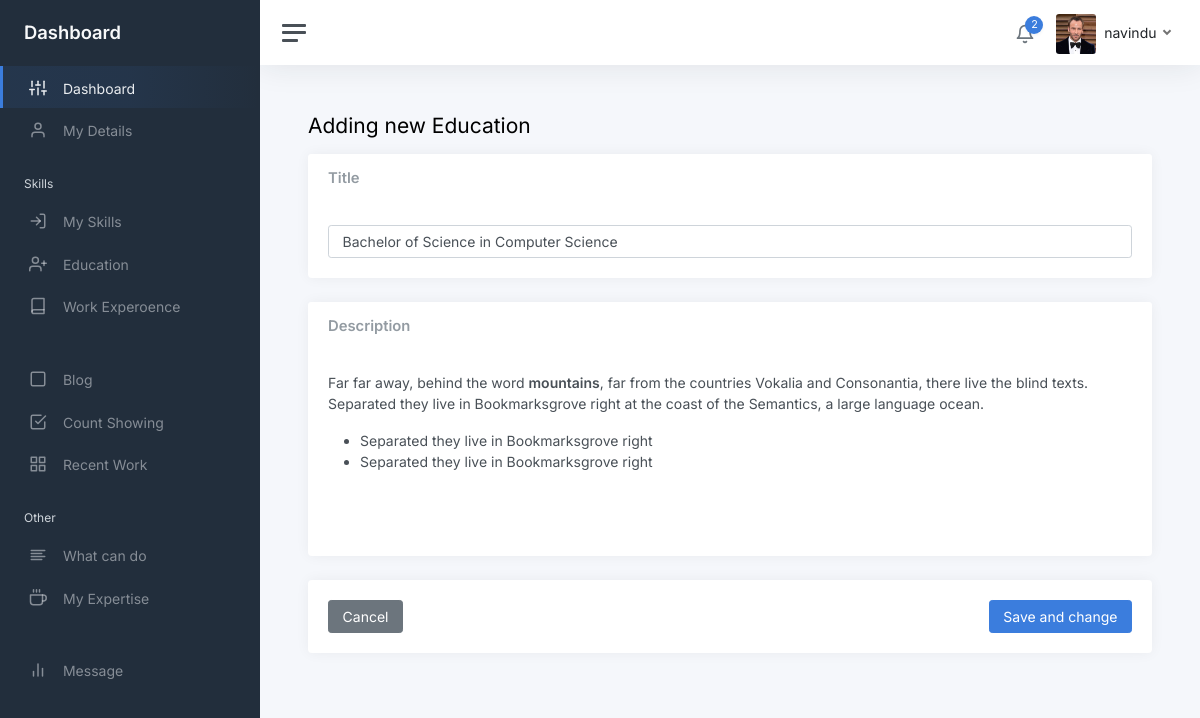
The page /admin2/static/editEducation.php?id=1 on the database its author committed.
### tables this page shows
CREATE TABLE `Detila` (
  `Id` int(11) NOT NULL,
  `Name` text DEFAULT NULL,
  `Role` text DEFAULT NULL,
  `AboutMe` text DEFAULT NULL,
  `Country` text DEFAULT NULL,
  `Profile_Pic` text DEFAULT NULL,
  `Bg_picture1` text DEFAULT NULL,
  `Bg_picture2` text DEFAULT NULL,
  `Skill_desc` text DEFAULT NULL,
  `email` varchar(255) DEFAULT NULL,
  `address` varchar(255) DEFAULT NULL,
  `telephone` varchar(20) DEFAULT NULL,
  `Cv` text DEFAULT NULL,
  `hirebanner` int(11) DEFAULT NULL
);

CREATE TABLE `Education` (
  `Id` int(11) NOT NULL,
  `Title` text DEFAULT NULL,
  `descriptions` text DEFAULT NULL
);

### admin2/static/editEducation.php (the view, shortened to what this page needs)
<?php
    require_once '../../connection.php';
    require_once './header.php';
    $id = $_GET['id'];
?>
        <link rel="stylesheet" href="css/mydetails.css">
        <link href="https://cdn.quilljs.com/1.3.6/quill.snow.css" rel="stylesheet">
            <main class="content">
				<div class="container-fluid p-0">
					<div class="mb-3">
						<h1 class="h3 d-inline align-middle">Adding new Education</h1>
					</div>
                    <?php
                            $sql1 = "SELECT * FROM Education WHERE Id ='$id'";
                            $result1 = $conn->query($sql1);
                            while($row1= $result1->fetch_assoc()) {
                    ?>
					<div class="row">
						<div class="col-12">
							<div class="card">
								<div class="card-header">
									<h5 class="card-title mb-0">Title</h5>
								</div>
								<div class="card-body">
									<input type="text" class="form-control" id="Name" placeholder="Enter Title" value="<?php echo $row1['Title'] ?>">
								</div>
							</div>
                            <div class="card">
								<div class="card-header">
									<h5 class="card-title mb-0">Description</h5>
								</div>
								<div class="card-body">
                                        <div class="pb-5">
                                            <div id="ad_description"><?php echo $row1['descriptions'] ?></div>
                                        </div>
								</div>
							</div>
						</div>
					</div>
                    <?php } ?>
                        <div class="card">
                            <div class="card-body">
                                <div class="finishbtn">
                                <button class="btn btn-secondary" type="button" onclick="goBack()">Cancel</button>
                                        <button class="btn btn-primary" type="submit" onclick="checking()">Save and change</button>
                                </div>
                            </div>
                        </div>
				</div>
			</main>
		</div>
	</div>
</body>
</html>

### admin2/static/header.php (shortened to what this page needs)
<!DOCTYPE html>
<html lang="en">
<head>
	<link href="css/app.css" rel="stylesheet">
</head>
<body>
	<div class="wrapper">
		<nav id="sidebar" class="sidebar js-sidebar">
			<div class="sidebar-content js-simplebar">
				<a class="sidebar-brand" href="index.html">
                    <span class="align-middle">Dashboard</span>
                </a>
				<ul class="sidebar-nav">
					<li class="sidebar-item active">
						<a class="sidebar-link" href="./index.php">
                        <i class="align-middle" data-feather="sliders"></i> <span class="align-middle">Dashboard</span>
                        </a>
					</li>
					<li class="sidebar-item">
						<a class="sidebar-link" href="./mydetails.php">
                        <i class="align-middle" data-feather="user"></i> <span class="align-middle">My Details</span>
                        </a>
					</li>
                    <li class="sidebar-header">
						Skills
					</li>
					<li class="sidebar-item">
						<a class="sidebar-link" href="./skills.php">
                        <i class="align-middle" data-feather="log-in"></i> <span class="align-middle">My Skills</span>
                        </a>
					</li>
					<li class="sidebar-item">
                            <a class="sidebar-link" href="education.php">
                            <i class="align-middle" data-feather="user-plus"></i> <span class="align-middle">Education</span>
                            </a>
					</li>
					<li class="sidebar-item">
						<a class="sidebar-link" href="workexperience.php">
                        <i class="align-middle" data-feather="book"></i> <span class="align-middle">Work Experoence</span>
                        </a>
					</li>
					<li class="sidebar-header">
					</li>
					<li class="sidebar-item">
						<a class="sidebar-link" href="blog.php">
                        <i class="align-middle" data-feather="square"></i> <span class="align-middle">Blog</span>
                        </a>
					</li>
					<li class="sidebar-item ">
						<a class="sidebar-link" href="countshow.php">
                        <i class="align-middle" data-feather="check-square"></i> <span class="align-middle">Count Showing</span>
                        </a>
					</li>
					<li class="sidebar-item">
						<a class="sidebar-link" href="recentwork.php">
                        <i class="align-middle" data-feather="grid"></i> <span class="align-middle">Recent Work</span>
                        </a>
					</li>
                    <li class="sidebar-header">
						Other
					</li>
					<li class="sidebar-item">
						<a class="sidebar-link" href="cando.php">
                        <i class="align-middle" data-feather="align-left"></i> <span class="align-middle">What can do</span>
                        </a>
					</li>
					<li class="sidebar-item">
						<a class="sidebar-link" href="myexpertise.php">
                        <i class="align-middle" data-feather="coffee"></i> <span class="align-middle">My Expertise</span>
                        </a>
					</li>
                    <li class="sidebar-header">
                    </li>
					<li class="sidebar-item">
						<a class="sidebar-link" href="mymsg.php">
                        <i class="align-middle" data-feather="bar-chart-2"></i> <span class="align-middle">Message</span>
                        </a>
					</li>
				</ul>
			</div>
		</nav>
		<div class="main">
			<nav class="navbar navbar-expand navbar-light navbar-bg">
				<a class="sidebar-toggle js-sidebar-toggle">
                    <i class="hamburger align-self-center"></i>
                </a>
				<div class="navbar-collapse collapse">
					<ul class="navbar-nav navbar-align">
						<li class="nav-item dropdown">
							<a class="nav-icon dropdown-toggle" href="mymsg.php">
								<div class="position-relative">
									<i class="align-middle" data-feather="bell"></i>
									<span class="indicator"><?php require_once 'php/showmsgcount.php'; ?></span>
								</div>
							</a>
						</li>
						<li class="nav-item dropdown">
                            <?php
                                $sql = "SELECT * FROM `Detila`";
                                $result = $conn->query($sql);
                                while ($row = $result->fetch_assoc()) {
                            ?>
							<a class="nav-link dropdown-toggle d-none d-sm-inline-block" href="#" data-bs-toggle="dropdown">
                                <img src="../../Assets/profile/<?php echo  $row['Profile_Pic'];?>" class="avatar img-fluid rounded me-1" alt="Charles Hall" /> <span class="text-dark"><?php echo  $row['Name'];?></span>
                            </a>
                            <?php } ?>
						</li>
					</ul>
				</div>
			</nav>

### admin2/static/css/mydetails.css (style rules this page uses)
.finishbtn { display: flex; justify-content: space-between !important; }

### rows shown on the page
detila: Profile_Pic (picture), Name "navindu"
education: Title "Bachelor of Science in Computer Science", descriptions "Far far away, behind the word mountains , far from the countries Vokalia and Consonantia, there live the blind texts. Separated they live in Bookmarksgrove right at the coast of the Semantics, a large language ocean. Separated they live in Bookmarksgrove right Separated they live in Bookmarksgrove right"

### other values the page prints
$rowCount "2"
